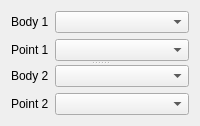
   <widget class="QWidget" name="TwoPoints2BodiesPage">
    <layout class="QVBoxLayout" name="verticalLayout_3">
     <item>
      <widget class="QSplitter" name="splitter">
       <property name="orientation">
        <enum>Qt::Vertical</enum>
       </property>
       <widget class="QWidget" name="layoutWidget">
        <layout class="QGridLayout" name="gridLayout_2">
         <item row="1" column="0">
          <widget class="QLabel" name="label_11">
           <property name="text">
            <string>Point 1</string>
           </property>
          </widget>
         </item>
         <item row="0" column="1">
          <widget class="QComboBox" name="bodyHeadLabel">
           <property name="sizePolicy">
            <sizepolicy hsizetype="Expanding" vsizetype="Fixed">
             <horstretch>0</horstretch>
             <verstretch>0</verstretch>
            </sizepolicy>
           </property>
           <property name="editable">
            <bool>false</bool>
           </property>
          </widget>
         </item>
         <item row="1" column="1">
          <widget class="QComboBox" name="pointHeadLabel"/>
         </item>
         <item row="0" column="0">
          <widget class="QLabel" name="label_12">
           <property name="text">
            <string>Body 1</string>
           </property>
          </widget>
         </item>
        </layout>
       </widget>
       <widget class="QWidget" name="layoutWidget">
        <layout class="QGridLayout" name="gridLayout_10">
         <item row="0" column="0">
          <widget class="QLabel" name="label_14">
           <property name="text">
            <string>Body 2</string>
           </property>
          </widget>
         </item>
         <item row="0" column="1">
          <widget class="QComboBox" name="bodyTailLabel">
           <property name="sizePolicy">
            <sizepolicy hsizetype="Expanding" vsizetype="Fixed">
             <horstretch>0</horstretch>
             <verstretch>0</verstretch>
            </sizepolicy>
           </property>
          </widget>
         </item>
         <item row="1" column="0">
          <widget class="QLabel" name="label_13">
           <property name="text">
            <string>Point 2</string>
           </property>
          </widget>
         </item>
         <item row="1" column="1">
          <widget class="QComboBox" name="pointTailLabel"/>
         </item>
        </layout>
       </widget>
      </widget>
     </item>
    </layout>
   </widget>
